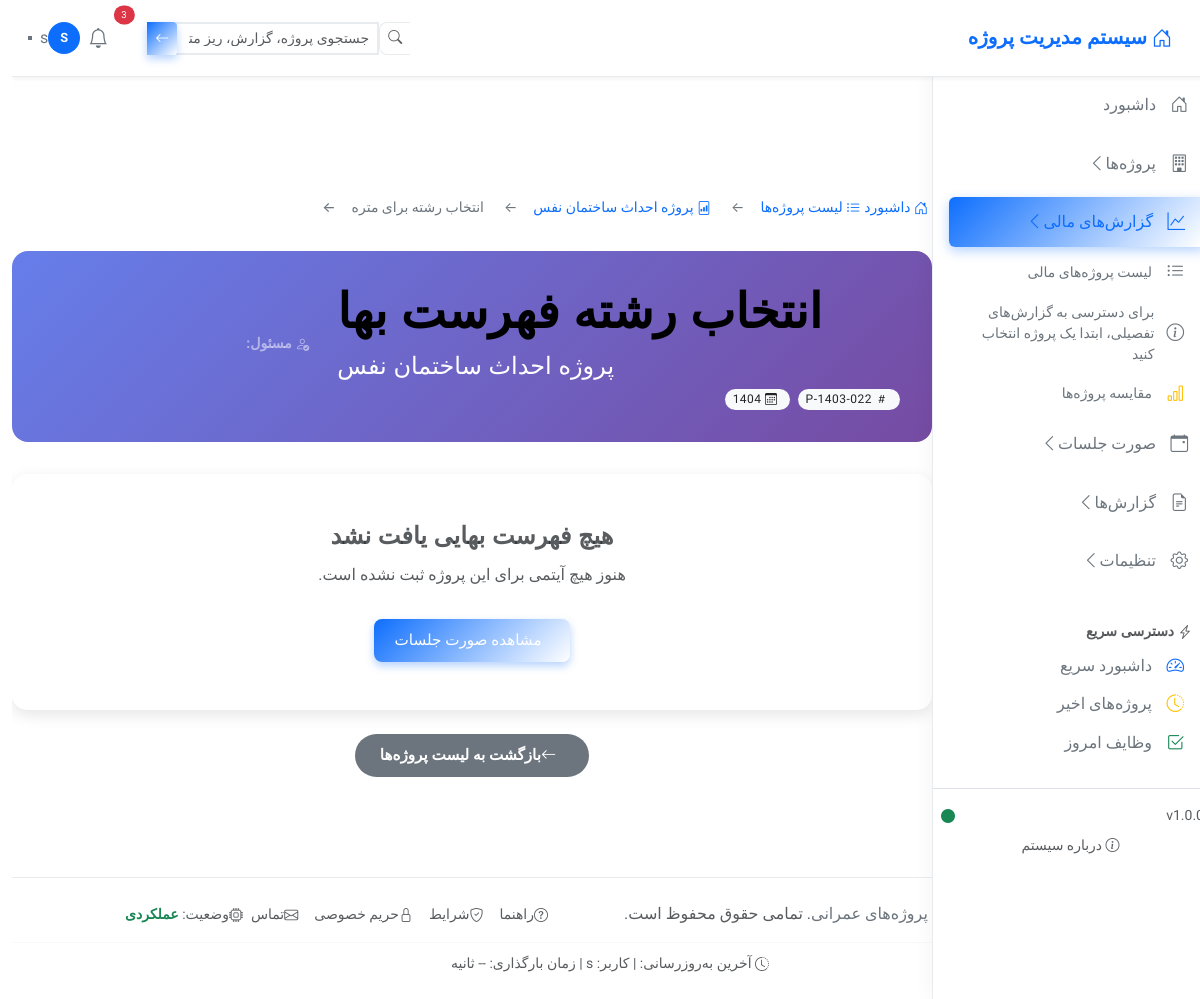
Page /sooratvaziat/project/3/riz-metre/ (signed in) on the committed database.
### project/models.py (models this page shows, shortened)
class Project(models.Model):
    STATUS_CHOICES = [
        ('draft', _('پیش‌نویس')),
        ('active', _('فعال')),
        ('in_progress', _('در حال اجرا')),
        ('under_review', _('در حال بررسی')),
        ('awaiting_approval', _('منتظر تأیید')),
        ('completed', _('تمام‌شده')),
        ('suspended', _('معلق')),
        ('cancelled', _('لغو شده')),
    ]
    PROJECT_TYPE_CHOICES = [
        ('civil', _('عمرانی')),
        ('building', _('ساختمانی')),
        ('bridge', _('پل‌سازی')),
        ('dam', _('سدسازی')),
        ('road', _('جاده‌سازی')),
        ('electrical', _('برقی')),
        ('mechanical', _('مکانیکی')),
        ('other', _('سایر')),
    ]
    created_by = models.ForeignKey(
        User,
        on_delete=models.CASCADE,
        related_name='created_projects',
        verbose_name=_('ایجادکننده'),
        help_text=_('کاربری که این پروژه را ایجاد کرده است')
    )
    project_name = models.CharField(
        max_length=255,
        verbose_name=_("نام پروژه"),
        help_text=_("نام کامل و دقیق پروژه")
    )
    project_code = models.CharField(
        max_length=50,
        unique=True,
        verbose_name=_("کد پروژه"),
        help_text=_("کد منحصر به فرد پروژه - قابل تغییر نیست")
    )
    employer = models.CharField(
        max_length=255,
        verbose_name=_("کارفرما"),
        help_text=_("نام کامل کارفرما یا سازمان کارفرما")
    )
    contractor = models.CharField(
        max_length=255,
        verbose_name=_("پیمانکار"),
        help_text=_("نام کامل پیمانکار مجری پروژه")
    )
    consultant = models.CharField(
        max_length=255,
        blank=True,
        null=True,
        verbose_name=_("مدیر طرح یا مشاور"),
        help_text=_("نام مدیر طرح، مشاور یا شرکت مشاور")
    )
    supervising_engineer = models.CharField(
        max_length=255,
        blank=True,
        null=True,
        verbose_name=_("مهندس ناظر"),
        help_text=_("نام مهندس ناظر پروژه")
    )
    city = models.CharField(
        max_length=100,
        verbose_name=_("شهر پروژه"),
        help_text=_("شهر محل اجرای پروژه")
    )
    province = models.CharField(
        max_length=100,
        verbose_name=_("استان"),
        help_text=_("استان محل پروژه")
    )
    country = models.CharField(
        max_length=100,
        default="ایران",
        verbose_name=_("کشور"),
        help_text=_("کشور محل پروژه")
    )
    contract_number = models.CharField(
        max_length=50,
        verbose_name=_("شماره قرارداد"),
        help_text=_("شماره رسمی قرارداد")
    )
    contract_date = models.DateField(
        verbose_name=_("تاریخ قرارداد"),
        help_text=_("تاریخ انعقاد قرارداد")
    )
    execution_year = models.IntegerField(
        validators=[
            MinValueValidator(1370),
            MaxValueValidator(1410)
        ],
        verbose_name=_("سال اجرا بر اساس صورت وضعیت"),
        help_text=_("سال شروع اجرای پروژه یا صدور صورت وضعیت")
    )
    contract_amount = models.DecimalField(
        max_digits=15,
        decimal_places=0,
        validators=[MinValueValidator(100000)],
        verbose_name=_("مبلغ قرارداد"),
        help_text=_("مبلغ کل قرارداد به ریال")
    )
    vat_percentage = models.DecimalField(
        max_digits=5,
        decimal_places=2,
        default=10.00,  # 10% مالیات
        validators=[MinValueValidator(0), MaxValueValidator(100)],
        verbose_name=_("درصد مالیات بر ارزش افزوده"),
        help_text=_("درصد مالیات بر ارزش افزوده (مثال: 10)")
    )
    project_type = models.CharField(
        max_length=20,
        choices=PROJECT_TYPE_CHOICES,
        default='civil',
        verbose_name=_("نوع پروژه"),
        help_text=_("دسته‌بندی نوع پروژه")
    )
    status = models.CharField(
        max_length=20,
        choices=STATUS_CHOICES,
        default='active',
        verbose_name=_("وضعیت پروژه"),
        help_text=_("وضعیت فعلی پروژه")
    )
    contract_file = models.FileField(
        upload_to='contracts/%Y/%m/',
        blank=True,
        null=True,
        verbose_name=_("فایل قرارداد"),
        help_text=_("فایل PDF یا Word قرارداد")
    )
    amount = models.DecimalField(
        max_digits=21,
        decimal_places=2,
        validators=[MinValueValidator(0)],
        blank=True,
        null=True,
        verbose_name=_("مبلغ صورت وضعیت"),
        help_text=_("مبلغ آخرین صورت وضعیت (اختیاری)")
    )
    description = models.TextField(
        blank=True,
        null=True,
        verbose_name=_("توضیحات"),
        help_text=_("توضیحات اضافی درباره پروژه")
    )
    is_active = models.BooleanField(
        default=True,
        verbose_name=_("فعال/غیرفعال"),
        help_text=_("برای حذف نرم: غیرفعال = مخفی از لیست‌ها")
    )
    created_at = models.DateTimeField(
        auto_now_add=True,
        verbose_name=_("زمان ایجاد")
    )
    updated_at = models.DateTimeField(
        auto_now=True,
        verbose_name=_("زمان آخرین ویرایش")
    )
    deleted_at = models.DateTimeField(
        null=True,
        blank=True,
        verbose_name=_("زمان حذف")
    )
    modified_by = models.ForeignKey(
        User,
        on_delete=models.SET_NULL,
        null=True,
        blank=True,
        related_name='modified_projects',
        verbose_name=_("ویرایش‌کننده"),
        help_text=_("کاربر آخر ویرایش‌کننده")
    )
    history = HistoricalRecords(
        excluded_fields=['updated_at', 'is_active', 'deleted_at']
    )
    class Meta:
        verbose_name = _("پروژه عمرانی")
        verbose_name_plural = _("پروژه‌های عمرانی")
        ordering = ['-created_at', 'project_name']
        indexes = [
            models.Index(fields=['project_code', 'is_active']),
            models.Index(fields=['status', 'is_active']),
            models.Index(fields=['execution_year', 'is_active']),
            models.Index(fields=['city', 'province', 'is_active']),
        ]
        permissions = [
            ("can_assign_roles", "Can assign roles to projects"),
            ("can_manage_all_projects", "Can manage all projects"),
            ("can_view_all_projects", "Can view all projects"),
        ]

### sooratvaziat/views.py (the view, shortened to what this page needs)
# urls.py: path('project/<int:pk>/riz-metre/', views.riz_metre_discipline_list, name='riz_metre_discipline_list'),
@login_required
def riz_metre_discipline_list(request, pk):
    project = get_project_with_access(request.user, pk)
    disciplines_data = MeasurementSession.objects.filter(
        project=project,
        is_active=True,
        items__is_active=True
    ).values(
        'price_list__discipline_choice',
        'price_list__discipline'
    ).annotate(
        item_count=Count('items', filter=Q(items__is_active=True)),
        session_count=Count('id', distinct=True)
    ).filter(item_count__gt=0).order_by('price_list__discipline_choice')
    disciplines = []
    context = {
        'title': f'انتخاب رشته برای ریز متره - {project.project_name}',
        'project': project,
        'disciplines': disciplines,
    }
    return render(request, 'sooratvaziat/riz_metre_discipline_list.html', context)

### templates/sooratvaziat/riz_metre_discipline_list.html (shortened to what this page needs)
{% extends 'layout/project_base.html' %}
{% load static %}
{% block content %}
<div class="container-fluid py-4">
    <nav aria-label="breadcrumb" class="mb-4">
        <ol class="breadcrumb bg-transparent p-0">
            <li class="breadcrumb-item">
                <a href="{% url 'accounts:dashboard' %}" class="text-decoration-none">
                    <i class="bi bi-house-door me-1"></i> داشبورد
                </a>
            </li>
            <li class="breadcrumb-item">
                <a href="{% url 'sooratvaziat:project_financial_report_list' %}" class="text-decoration-none">
                    <i class="bi bi-list-ul me-1"></i> لیست پروژه‌ها
                </a>
            </li>
            <li class="breadcrumb-item">
                <a href="#" class="text-decoration-none">
                    <i class="bi bi-file-bar-graph me-1"></i> {{ project.project_name }}
                </a>
            </li>
            <li class="breadcrumb-item active" aria-current="page">
                 انتخاب رشته برای متره
            </li>
        </ol>
    </nav>
    <div class="discipline-header text-center">
        <div class="row align-items-center">
            <div class="col-md-8 text-md-start">
                <h1 class="display-5 fw-bold mb-2">
                    انتخاب رشته فهرست بها
                </h1>
                <h2 class="h4 mb-2">{{ project.project_name }}</h2>
                <div class="d-flex flex-wrap gap-2 mb-0">
                    <span class="badge bg-light text-dark px-2 py-1">
                        <i class="bi bi-hash me-1"></i> {{ project.project_code }}
                    </span>
                    <span class="badge bg-light text-dark px-2 py-1">
                        <i class="bi bi-calendar3 me-1"></i> {{ project.execution_year }}
                    </span>
                </div>
            </div>
            <div class="col-md-4 text-md-end">
                <div class="project-meta small text-white-50">
                    <div class="mb-1">
                        <i class="bi bi-person-check me-1"></i>
                        <strong>مسئول:</strong> {{ project.employer }}
                    </div>
                </div>
            </div>
        </div>
    </div>
    {% if disciplines %}
    <div class="row">
        {% for discipline in disciplines %}
        <div class="col-lg-6 col-xl-4 mb-4">
            <div class="discipline-card text-center">
                <div class="discipline-icon">
                    {% if discipline.value == 'AB' %}
                        <i class="bi bi-building"></i>
                    {% elif discipline.value == 'ME' %}
                        <i class="bi bi-gear"></i>
                    {% elif discipline.value == 'EL' %}
                        <i class="bi bi-lightning-charge"></i>
                    {% else %}
                        <i class="bi bi-puzzle"></i>
                    {% endif %}
                </div>
                <h4 class="text-primary mb-3">{{ discipline.label }}</h4>
                <p class="text-muted mb-3">
                    <i class="bi bi-cube me-1"></i>
                    تعداد آیتم‌ها: <span class="item-count">{{ discipline.count }}</span>
                </p>
                <p class="text-muted small mb-3">
                    <i class="bi bi-info-circle me-1"></i>
                    {{ discipline.description }}
                </p>
                <div class="action-buttons">
                    <a href="{% url 'sooratvaziat:price_list_summary' project.pk discipline.value %}"
                       class="btn btn-summary btn-action">
                        <i class="bi bi-calculator me-2"></i>خلاصه متره
                    </a>
                    <a href="{% url 'sooratvaziat:riz_metre' project.pk discipline.value %}"
                       class="btn btn-details btn-action">
                        <i class="bi bi-list-ul me-2"></i>ریز متره
                    </a>
                </div>
            </div>
        </div>
        {% endfor %}
    </div>
    {% else %}
    <div class="empty-state">
        <h4 class="text-muted">هیچ فهرست بهایی یافت نشد</h4>
        <p class="text-muted">هنوز هیچ آیتمی برای این پروژه ثبت نشده است.</p>
        <a href="{% url 'sooratvaziat:session_list' project.pk %}" class="btn btn-primary mt-3">
            مشاهده صورت جلسات
        </a>
    </div>
    {% endif %}
    <div class="text-center mt-4">
        <a href="{% url 'sooratvaziat:project_financial_report_list' %}" class="btn btn-secondary btn-action">
            <i class="bi bi-arrow-left me-2"></i>بازگشت به لیست پروژه‌ها
        </a>
    </div>
</div>
{% endblock %}

### templates/components/footer.html (shortened to what this page needs)
<footer class="footer no-print">
    <div class="container-fluid">
        <div class="row align-items-center">
            <div class="col-md-6">
                <div class="text-center text-md-start">
                    <span class="text-muted">
                        <a href="#" class="text-decoration-none">سیستم مدیریت پروژه‌های عمرانی</a>.
                        تمامی حقوق محفوظ است.
                    </span>
                </div>
            </div>
            <div class="col-md-6 mt-2 mt-md-0">
                <ul class="list-inline text-center text-md-end mb-0">
                    <li class="list-inline-item">
                        <a href="#" class="text-muted small text-decoration-none" data-bs-toggle="tooltip" title="راهنمای استفاده">
                            <i class="bi bi-question-circle me-1"></i>راهنما
                        </a>
                    </li>
                    <li class="list-inline-item">
                        <a href="#" class="text-muted small text-decoration-none" data-bs-toggle="tooltip" title="شرایط استفاده">
                            <i class="bi bi-shield-check me-1"></i>شرایط
                        </a>
                    </li>
                    <li class="list-inline-item">
                        <a href="#" class="text-muted small text-decoration-none" data-bs-toggle="tooltip" title="حریم خصوصی">
                            <i class="bi bi-lock me-1"></i>حریم خصوصی
                        </a>
                    </li>
                    <li class="list-inline-item">
                        <a href="#" class="text-muted small text-decoration-none" data-bs-toggle="tooltip" title="تماس با ما">
                            <i class="bi bi-envelope me-1"></i>تماس
                        </a>
                    </li>
                    <li class="list-inline-item">
                        <a href="#" class="text-muted small text-decoration-none" data-bs-toggle="tooltip" title="وضعیت سیستم">
                            <i class="bi bi-cpu me-1"></i>وضعیت:
                            <span class="text-success small fw-bold">عملکردی</span>
                        </a>
                    </li>
                </ul>
            </div>
        </div>
        <div class="row mt-3 pt-2 border-top border-light">
            <div class="col-12 text-center">
                <small class="text-muted">
                    <i class="bi bi-clock-history me-1"></i>
                    آخرین به‌روزرسانی: {{ "now"|date:"Y/m/d H:i" }}
                    {% if user.is_authenticated %}
                        | کاربر: {{ user.get_full_name|default:user.username }}
                    {% endif %}
                    |
                    <a href="#" class="text-muted" onclick="showPageLoadTime()">زمان بارگذاری: <span id="loadTime">--</span> ثانیه</a>
                </small>
            </div>
        </div>
    </div>
</footer>

### rows in the picture
Project: project_name "پروژه احداث ساختمان نفس", project_code "P-1403-022", execution_year "1404"

### other values in the picture
{{ version|default:"1.0.0" }} "1.0.0"
{{ user.get_full_name|default:user.username }} "s"
